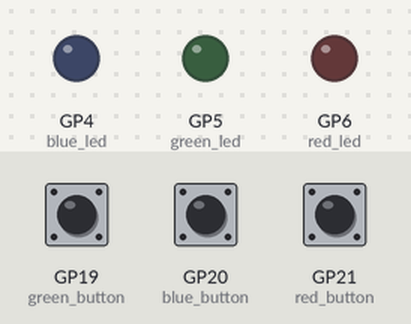
A program run on a simulated Raspberry Pi Pico running MicroPython. On the bench: output pins drawn as LEDs (lit = HIGH). Inputs (shaded band) come from the test bench; at power-on: GP19 (green_button) HIGH, GP20 (blue_button) HIGH, GP21 (red_button) HIGH.

Above: at 1.2 s.
1.3 s: GP19 (green_button) pulled LOW for 0.15 s
At 1.37 s:
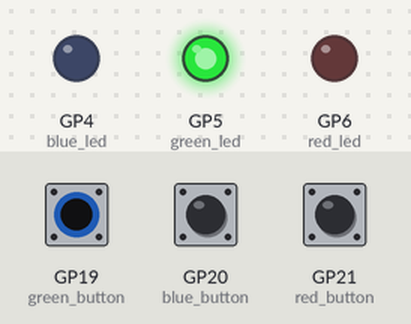
2.9 s: GP20 (blue_button) pulled LOW for 0.15 s
At 2.98 s:
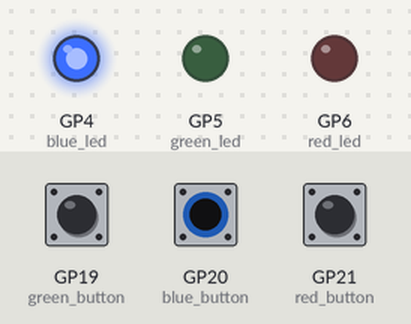
4.5 s: GP21 (red_button) pulled LOW for 0.15 s
At 4.57 s:
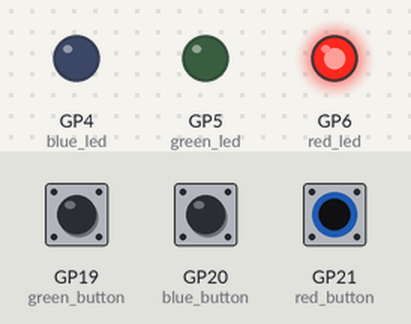
6.1 s: GP21 (red_button) pulled LOW for 3.2 s
At 9.9 s:
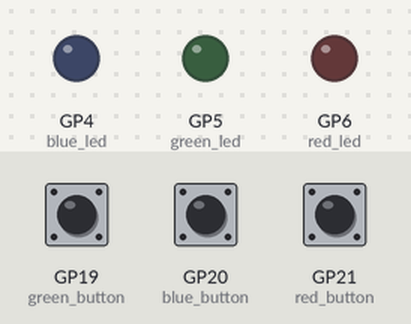
10.8 s: GP19 (green_button) pulled LOW for 3.2 s
At 12.0 s:
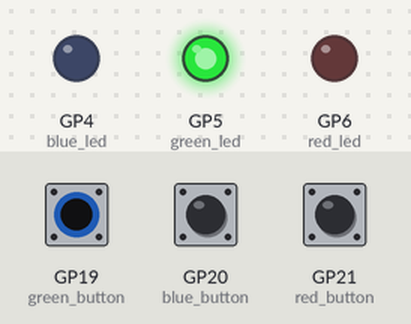
15.5 s: GP19 (green_button) driven LOW and GP20 (blue_button) driven LOW
At 16.9 s:
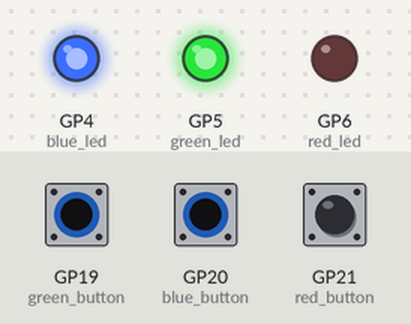
Timing chart, 0 to 18.0 s (numbered marks = the images above; inputs shaded):
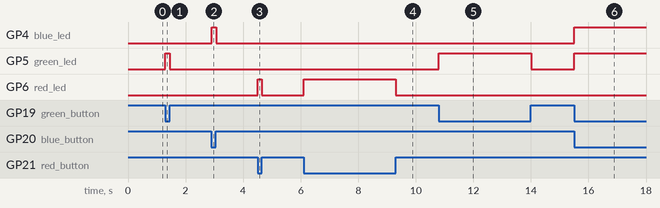

The program:

main.py
```python
from machine import Pin
from utime import sleep

# LEDピンの設定
red_led = Pin(6, Pin.OUT)
blue_led = Pin(4, Pin.OUT)
green_led = Pin(5, Pin.OUT)

# タクトスイッチのピン設定
red_button = Pin(21, Pin.IN, Pin.PULL_UP)
blue_button = Pin(20, Pin.IN, Pin.PULL_UP)
green_button = Pin(19, Pin.IN, Pin.PULL_UP)

while True:
    if red_button.value() == 0:
        red_led.on()
    else:
        red_led.off()

    if blue_button.value() == 0:
        blue_led.on()
    else:
        blue_led.off()

    if green_button.value() == 0:
        green_led.on()
    else:
        green_led.off()

    sleep(0.01)
```

Measured:
- after the input at 1.3 s, GP5 (green_led): LOW → HIGH at once, → LOW 0.15 s later
- after the input at 2.9 s, GP4 (blue_led): LOW → HIGH at once, → LOW 0.15 s later
- after the input at 4.5 s, GP6 (red_led): LOW → HIGH at once, → LOW 0.15 s later
- after the input at 6.1 s, GP6 (red_led): LOW → HIGH at once, → LOW 3.2 s later
- after the input at 10.8 s, GP5 (green_led): LOW → HIGH at once, → LOW 3.2 s later
- after the input at 15.5 s, GP4 (blue_led), GP5 (green_led): LOW → HIGH at once
